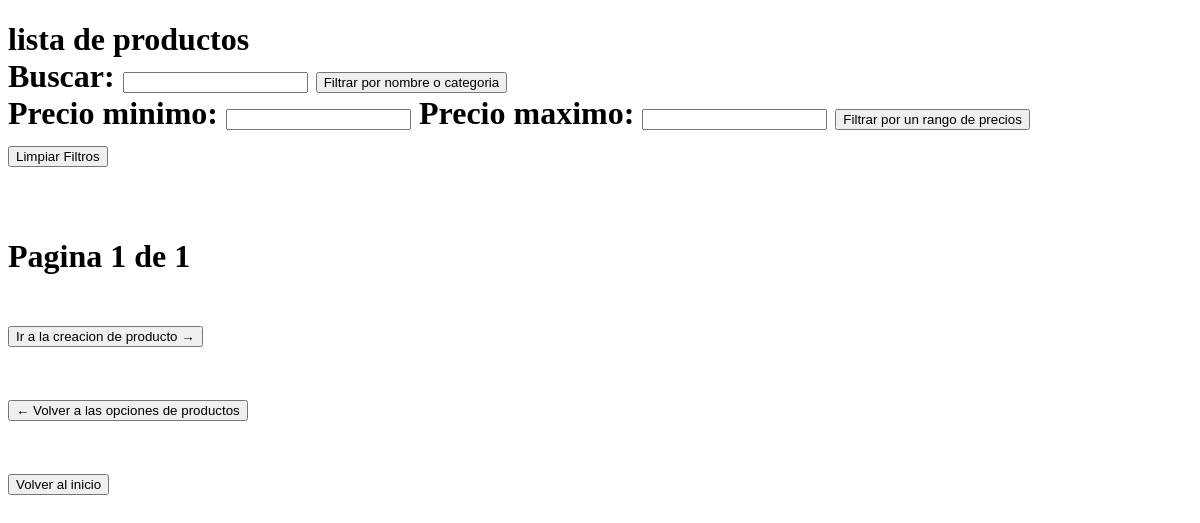
Page /productos/listar/ on the earlier database version.
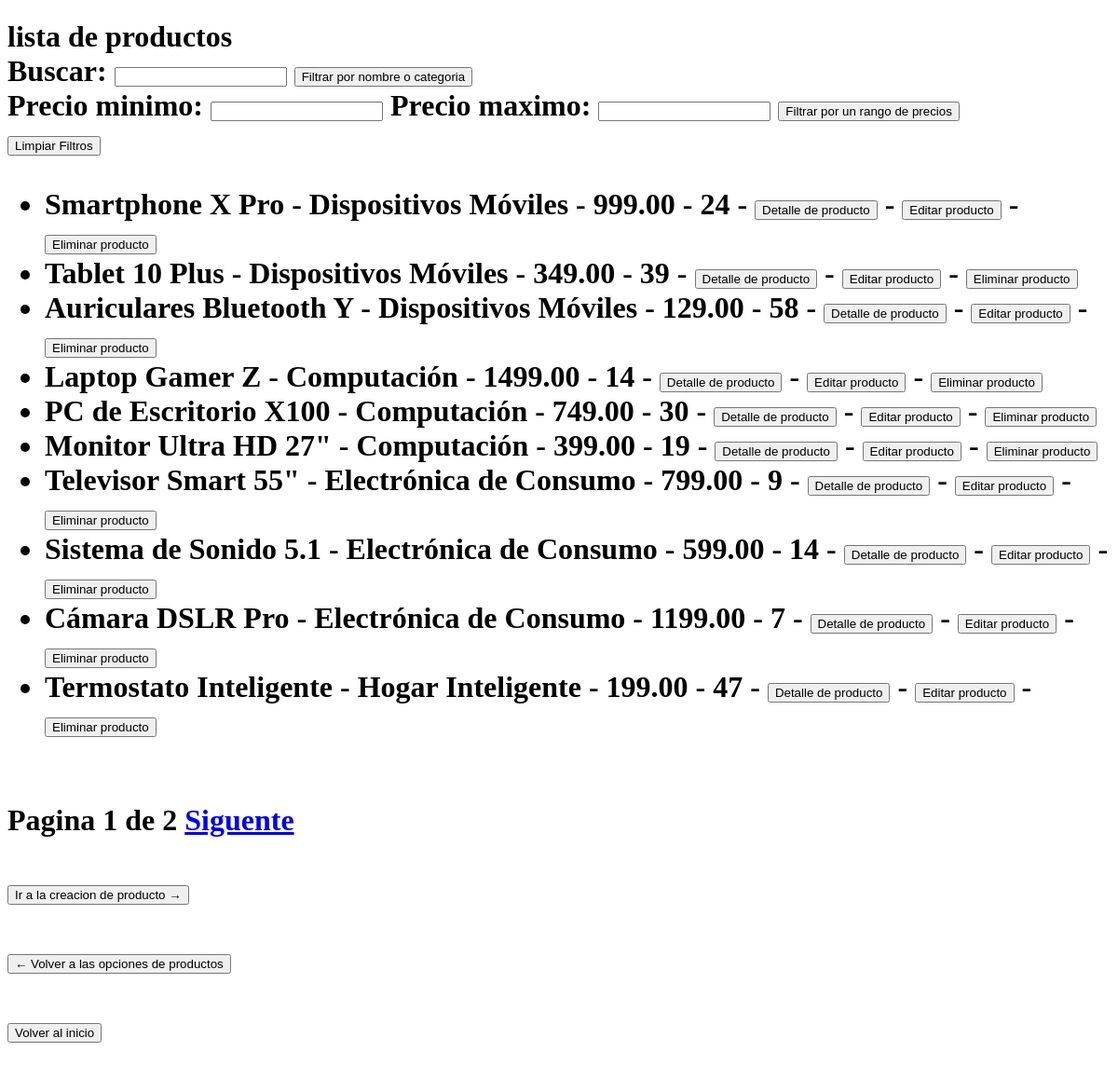
Same page on the later database version.
### ventas/models.py (models this page shows, shortened)
class Producto(models.Model):
    nombre = models.CharField(max_length=200)
    categoria = models.ForeignKey(Categoria, on_delete=models.CASCADE)
    descripcion = models.TextField()
    precio = models.DecimalField(max_digits=10, decimal_places=2)
    stock = models.IntegerField()

class Categoria(models.Model):
    nombre = models.CharField(max_length=100)
    descripcion = models.TextField()
    def __str__(self):
        return str(self.nombre)

### ventas/views.py (the view)
# urls.py: path('productos/listar/', listar_productos, name='listar_productos'),
def listar_productos(request):
    producto_list = Producto.objects.all()
    query = request.GET.get('q')
    precio_minimo = request.GET.get('precio_minimo')
    precio_maximo = request.GET.get('precio_maximo')
    if query:
        producto_list = producto_list.filter(Q(nombre__icontains = query) | Q(categoria__icontains = query))
    if precio_minimo:
        producto_list = producto_list.filter(precio__gte=precio_minimo)
    if precio_maximo:
        producto_list = producto_list.filter(precio__lte=precio_maximo)
    paginator = Paginator(producto_list, 10)
    page_number = request.GET.get('page')
    productos = paginator.get_page(page_number)
    return render(request, 'productos/listar_productos.html', {'productos': productos})

### ventas/templates/productos/listar_productos.html (shortened to what this page needs)
<!DOCTYPE html>
<html lang="en">
<head>
</head>
<body>
  <h1>lista de productos</h>
  <form method="get">
    Buscar: <input type="text" name="q">
    <button type="submit">Filtrar por nombre o categoria</button>
  </form>
  <form method="get">
    Precio minimo: <input type="number" name="precio_minimo">
    Precio maximo: <input type="number" name="precio_maximo">
    <button type="submit">Filtrar por un rango de precios</button>
  </form>
  <a href="{% url 'listar_productos' %}" class="button">
    <button type="submit">Limpiar Filtros</button>
  </a>
  <ul>
    {% for producto in productos %}
      <li>
        {{ producto.nombre }} - {{producto.categoria}} - {{producto.precio}} - {{producto.stock}} - <a href="{% url 'detalle_producto'  producto.pk %}"><Button> Detalle de producto </Button></a> - <a href="{% url 'editar_producto'  producto.pk %}"><Button>Editar producto </Button></a> - <a href="{% url 'eliminar_producto'  producto.pk %}"><Button>Eliminar producto </Button></a>
      </li>
    {% endfor %}
  </ul>
  <br>
  <div>
      <span>Pagina {{ productos.number }} de {{ productos.paginator.num_pages }}</span>
      {% if productos.has_next %}
          <a href="?page={{ productos.next_page_number }}">Siguente</a>
      {% endif %}
  </div>
  <br>
  <a href="{% url 'agregar_producto' %}">
    <button type="submit">
      Ir a la creacion de producto →
    </button>
  </a>
  <br>
  <br>
  <a href="{% url 'productos' %}">
    <button type="submit">
      ← Volver a las opciones de productos
    </button>
  </a>
  <br>
  <br>
  <a href="{% url 'inicio' %}">
    <button type="submit">
      Volver al inicio
    </button>
  </a>
</body>
</html>

Differences in the rows shown:
added Producto: nombre "Smartphone X Pro", categoria "Dispositivos Móviles", precio "999.00", stock "24"
added Producto: nombre "Tablet 10 Plus", categoria "Dispositivos Móviles", precio "349.00", stock "39"
added Producto: nombre "Auriculares Bluetooth Y", categoria "Dispositivos Móviles", precio "129.00", stock "58"
added Producto: nombre "Laptop Gamer Z", categoria "Computación", precio "1499.00", stock "14"
added Producto: nombre "PC de Escritorio X100", categoria "Computación", precio "749.00", stock "30"
added Producto: nombre "Monitor Ultra HD 27\"", categoria "Computación", precio "399.00", stock "19"
added Producto: nombre "Televisor Smart 55\"", categoria "Electrónica de Consumo", precio "799.00", stock "9"
added Producto: nombre "Sistema de Sonido 5.1", categoria "Electrónica de Consumo", precio "599.00", stock "14"
added Producto: nombre "Cámara DSLR Pro", categoria "Electrónica de Consumo", precio "1199.00", stock "7"
added Producto: nombre "Termostato Inteligente", categoria "Hogar Inteligente", precio "199.00", stock "47"
Other differences:
{{ productos.paginator.num_pages }}: "1" → "2"
text now shown: "Siguente"
